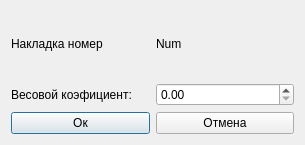
<?xml version="1.0" encoding="UTF-8"?>
<ui version="4.0">
 <class>Select_weight</class>
 <widget class="QDialog" name="Select_weight">
  <property name="geometry">
   <rect>
    <x>0</x>
    <y>0</y>
    <width>305</width>
    <height>145</height>
   </rect>
  </property>
  <property name="windowTitle">
   <string>Выбор весового коэффициента</string>
  </property>
  <layout class="QGridLayout" name="gridLayout_4">
   <item row="0" column="0">
    <layout class="QGridLayout" name="gridLayout_3">
     <item row="0" column="0">
      <layout class="QHBoxLayout" name="horizontalLayout">
       <item>
        <widget class="QLabel" name="label">
         <property name="text">
          <string>Накладка номер</string>
         </property>
        </widget>
       </item>
       <item>
        <widget class="QLabel" name="label_num">
         <property name="text">
          <string>Num</string>
         </property>
        </widget>
       </item>
      </layout>
     </item>
     <item row="1" column="0">
      <layout class="QGridLayout" name="gridLayout">
       <item row="0" column="0">
        <widget class="QLabel" name="label_2">
         <property name="text">
          <string>Весовой коэфициент:</string>
         </property>
        </widget>
       </item>
       <item row="0" column="1">
        <widget class="QDoubleSpinBox" name="weightBox">
         <property name="locale">
          <locale language="English" country="UnitedStates"/>
         </property>
         <property name="maximum">
          <double>1.000000000000000</double>
         </property>
         <property name="singleStep">
          <double>0.010000000000000</double>
         </property>
        </widget>
       </item>
      </layout>
     </item>
     <item row="2" column="0">
      <layout class="QGridLayout" name="gridLayout_2">
       <item row="0" column="0">
        <widget class="QPushButton" name="pushButton">
         <property name="text">
          <string>Ок</string>
         </property>
        </widget>
       </item>
       <item row="0" column="1">
        <widget class="QPushButton" name="pushButton_2">
         <property name="text">
          <string>Отмена</string>
         </property>
        </widget>
       </item>
      </layout>
     </item>
    </layout>
   </item>
  </layout>
 </widget>
 <resources/>
 <connections/>
</ui>
